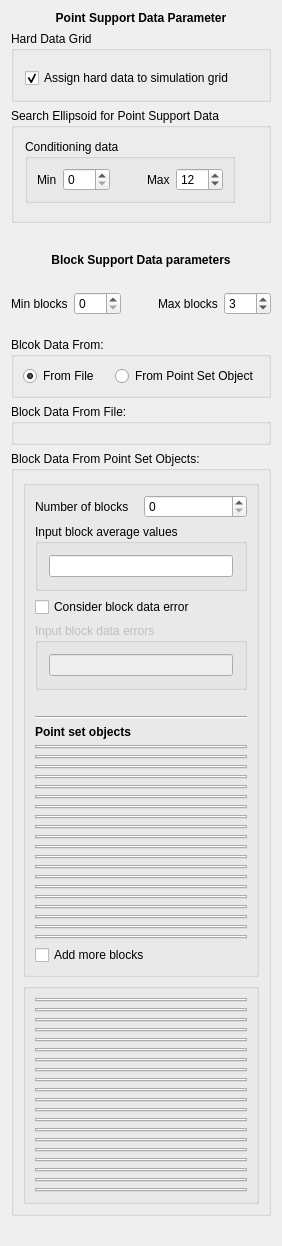
     <widget class="QWidget" name="tab2">
      <attribute name="title">
       <string>Data</string>
      </attribute>
      <layout class="QVBoxLayout" name="verticalLayout_2">
       <item>
        <widget class="QLabel" name="textLabel1">
         <property name="font">
          <font>
           <weight>75</weight>
           <bold>true</bold>
          </font>
         </property>
         <property name="text">
          <string>Point Support Data Parameter</string>
         </property>
         <property name="alignment">
          <set>Qt::AlignCenter</set>
         </property>
         <property name="wordWrap">
          <bool>false</bool>
         </property>
        </widget>
       </item>
       <item>
        <widget class="Q3GroupBox" name="GroupBox3">
         <property name="title">
          <string>Hard Data Grid</string>
         </property>
         <layout class="QVBoxLayout">
          <property name="spacing">
           <number>6</number>
          </property>
          <property name="margin">
           <number>11</number>
          </property>
          <item>
           <widget class="PropertySelector" name="Hard_Data"/>
          </item>
          <item>
           <widget class="QCheckBox" name="Assign_Hard_Data">
            <property name="enabled">
             <bool>true</bool>
            </property>
            <property name="text">
             <string>Assign hard data to simulation grid</string>
            </property>
            <property name="checked">
             <bool>true</bool>
            </property>
           </widget>
          </item>
         </layout>
        </widget>
       </item>
       <item>
        <widget class="Q3GroupBox" name="GroupBox9">
         <property name="sizePolicy">
          <sizepolicy hsizetype="Preferred" vsizetype="Fixed">
           <horstretch>0</horstretch>
           <verstretch>0</verstretch>
          </sizepolicy>
         </property>
         <property name="title">
          <string>Search Ellipsoid for Point Support Data</string>
         </property>
         <layout class="QGridLayout">
          <property name="margin">
           <number>11</number>
          </property>
          <property name="spacing">
           <number>6</number>
          </property>
          <item row="1" column="0" colspan="2">
           <widget class="EllipsoidInput" name="Search_Ellipsoid_Point">
            <property name="title" stdset="0">
             <string/>
            </property>
           </widget>
          </item>
          <item row="0" column="0">
           <widget class="Q3GroupBox" name="groupBox5">
            <property name="title">
             <string>Conditioning data</string>
            </property>
            <property name="frameShape">
             <enum>Q3GroupBox::LineEditPanel</enum>
            </property>
            <layout class="QGridLayout">
             <item row="0" column="0">
              <layout class="QHBoxLayout">
               <item>
                <widget class="QLabel" name="TextLabel2_2_2_2_3">
                 <property name="text">
                  <string>Min</string>
                 </property>
                 <property name="wordWrap">
                  <bool>false</bool>
                 </property>
                </widget>
               </item>
               <item>
                <widget class="QSpinBox" name="Min_Conditioning_Data_Point">
                 <property name="minimum">
                  <number>0</number>
                 </property>
                 <property name="maximum">
                  <number>200</number>
                 </property>
                 <property name="value">
                  <number>0</number>
                 </property>
                </widget>
               </item>
               <item>
                <spacer name="spacer3">
                 <property name="orientation">
                  <enum>Qt::Horizontal</enum>
                 </property>
                 <property name="sizeType">
                  <enum>QSizePolicy::Minimum</enum>
                 </property>
                 <property name="sizeHint" stdset="0">
                  <size>
                   <width>31</width>
                   <height>20</height>
                  </size>
                 </property>
                </spacer>
               </item>
               <item>
                <widget class="QLabel" name="TextLabel2_2_2_2_3_2_2_2">
                 <property name="text">
                  <string>Max</string>
                 </property>
                 <property name="wordWrap">
                  <bool>false</bool>
                 </property>
                </widget>
               </item>
               <item>
                <widget class="QSpinBox" name="Max_Conditioning_Data_Point">
                 <property name="minimum">
                  <number>0</number>
                 </property>
                 <property name="maximum">
                  <number>200</number>
                 </property>
                 <property name="value">
                  <number>12</number>
                 </property>
                </widget>
               </item>
              </layout>
             </item>
            </layout>
           </widget>
          </item>
         </layout>
        </widget>
       </item>
       <item>
        <spacer name="spacer17">
         <property name="orientation">
          <enum>Qt::Vertical</enum>
         </property>
         <property name="sizeType">
          <enum>QSizePolicy::Fixed</enum>
         </property>
         <property name="sizeHint" stdset="0">
          <size>
           <width>20</width>
           <height>20</height>
          </size>
         </property>
        </spacer>
       </item>
       <item>
        <layout class="QHBoxLayout">
         <item>
          <spacer name="spacer20">
           <property name="orientation">
            <enum>Qt::Horizontal</enum>
           </property>
           <property name="sizeType">
            <enum>QSizePolicy::Fixed</enum>
           </property>
           <property name="sizeHint" stdset="0">
            <size>
             <width>20</width>
             <height>20</height>
            </size>
           </property>
          </spacer>
         </item>
         <item>
          <widget class="QLabel" name="block_label">
           <property name="font">
            <font>
             <weight>75</weight>
             <bold>true</bold>
            </font>
           </property>
           <property name="text">
            <string>Block Support Data parameters</string>
           </property>
           <property name="alignment">
            <set>Qt::AlignCenter</set>
           </property>
           <property name="wordWrap">
            <bool>false</bool>
           </property>
          </widget>
         </item>
         <item>
          <spacer name="spacer18">
           <property name="orientation">
            <enum>Qt::Horizontal</enum>
           </property>
           <property name="sizeType">
            <enum>QSizePolicy::Fixed</enum>
           </property>
           <property name="sizeHint" stdset="0">
            <size>
             <width>20</width>
             <height>21</height>
            </size>
           </property>
          </spacer>
         </item>
        </layout>
       </item>
       <item>
        <spacer name="spacer19_2_2_2">
         <property name="orientation">
          <enum>Qt::Vertical</enum>
         </property>
         <property name="sizeType">
          <enum>QSizePolicy::Fixed</enum>
         </property>
         <property name="sizeHint" stdset="0">
          <size>
           <width>20</width>
           <height>16</height>
          </size>
         </property>
        </spacer>
       </item>
       <item>
        <layout class="QHBoxLayout">
         <item>
          <widget class="QLabel" name="TextLabel2_2_2_2_3_2_2_3">
           <property name="text">
            <string>Min blocks</string>
           </property>
           <property name="wordWrap">
            <bool>false</bool>
           </property>
          </widget>
         </item>
         <item>
          <widget class="QSpinBox" name="Min_Conditioning_Data_Block">
           <property name="minimum">
            <number>0</number>
           </property>
           <property name="maximum">
            <number>200</number>
           </property>
           <property name="value">
            <number>0</number>
           </property>
          </widget>
         </item>
         <item>
          <spacer name="spacer3_2_2_2">
           <property name="orientation">
            <enum>Qt::Horizontal</enum>
           </property>
           <property name="sizeType">
            <enum>QSizePolicy::Minimum</enum>
           </property>
           <property name="sizeHint" stdset="0">
            <size>
             <width>31</width>
             <height>20</height>
            </size>
           </property>
          </spacer>
         </item>
         <item>
          <widget class="QLabel" name="TextLabel2_2_2_2_3_2_2_2_3_2">
           <property name="text">
            <string>Max blocks</string>
           </property>
           <property name="wordWrap">
            <bool>false</bool>
           </property>
          </widget>
         </item>
         <item>
          <widget class="QSpinBox" name="Max_Conditioning_Data_Block">
           <property name="minimum">
            <number>0</number>
           </property>
           <property name="maximum">
            <number>200</number>
           </property>
           <property name="value">
            <number>3</number>
           </property>
          </widget>
         </item>
        </layout>
       </item>
       <item>
        <spacer name="spacer19_2_2">
         <property name="orientation">
          <enum>Qt::Vertical</enum>
         </property>
         <property name="sizeType">
          <enum>QSizePolicy::Fixed</enum>
         </property>
         <property name="sizeHint" stdset="0">
          <size>
           <width>20</width>
           <height>16</height>
          </size>
         </property>
        </spacer>
       </item>
       <item>
        <widget class="Q3ButtonGroup" name="BlockDataSelectBox">
         <property name="title">
          <string>Blcok Data From:</string>
         </property>
         <layout class="QHBoxLayout">
          <item>
           <widget class="QRadioButton" name="Block_From_File">
            <property name="text">
             <string>From File</string>
            </property>
            <property name="checked">
             <bool>true</bool>
            </property>
           </widget>
          </item>
          <item>
           <widget class="QRadioButton" name="Block_From_Pset">
            <property name="text">
             <string>From Point Set Object</string>
            </property>
           </widget>
          </item>
         </layout>
        </widget>
       </item>
       <item>
        <widget class="GsTLGroupBox" name="BlockDataFileBox">
         <property name="title">
          <string>Block Data From File:</string>
         </property>
         <property name="keyword" stdset="0">
          <string>Block_From_File</string>
         </property>
         <layout class="QVBoxLayout">
          <item>
           <widget class="FileChooser" name="Block_Data_File"/>
          </item>
         </layout>
        </widget>
       </item>
       <item>
        <widget class="GsTLGroupBox" name="ObjectsBoxAll">
         <property name="title">
          <string>Block Data From Point Set Objects:</string>
         </property>
         <property name="keyword" stdset="0">
          <string>Block_From_Pset</string>
         </property>
         <property name="displayed" stdset="0">
          <bool>false</bool>
         </property>
         <property name="activated" stdset="0">
          <bool>true</bool>
         </property>
         <layout class="QVBoxLayout">
          <item>
           <widget class="GsTLGroupBox" name="ObjectsBox1">
            <property name="title">
             <string/>
            </property>
            <property name="keyword" stdset="0">
             <string>ObjectRadioButton</string>
            </property>
            <property name="displayed" stdset="0">
             <bool>true</bool>
            </property>
            <property name="activated" stdset="0">
             <bool>true</bool>
            </property>
            <layout class="QVBoxLayout">
             <item>
              <layout class="QHBoxLayout">
               <item>
                <widget class="QLabel" name="TextLabel1_6_3">
                 <property name="text">
                  <string>Number of blocks</string>
                 </property>
                 <property name="wordWrap">
                  <bool>false</bool>
                 </property>
                </widget>
               </item>
               <item>
                <widget class="QSpinBox" name="Number_of_Blocks"/>
               </item>
              </layout>
             </item>
             <item>
              <widget class="Q3GroupBox" name="GroupBox4">
               <property name="title">
                <string>Input block average values</string>
               </property>
               <layout class="QHBoxLayout">
                <property name="spacing">
                 <number>6</number>
                </property>
                <property name="margin">
                 <number>11</number>
                </property>
                <item>
                 <widget class="QLineEdit" name="Block_Average_Values">
                  <property name="toolTip">
                   <string>enter values separated by a space</string>
                  </property>
                 </widget>
                </item>
               </layout>
              </widget>
             </item>
             <item>
              <widget class="QCheckBox" name="Consider_Block_Error">
               <property name="text">
                <string>Consider block data error</string>
               </property>
              </widget>
             </item>
             <item>
              <widget class="Q3GroupBox" name="BlockErrorBox">
               <property name="enabled">
                <bool>false</bool>
               </property>
               <property name="title">
                <string>Input block data errors</string>
               </property>
               <layout class="QHBoxLayout">
                <property name="spacing">
                 <number>6</number>
                </property>
                <property name="margin">
                 <number>11</number>
                </property>
                <item>
                 <widget class="QLineEdit" name="Block_Error_Variance">
                  <property name="toolTip">
                   <string/>
                  </property>
                 </widget>
                </item>
               </layout>
              </widget>
             </item>
             <item>
              <spacer name="spacer33_3_3_2">
               <property name="orientation">
                <enum>Qt::Vertical</enum>
               </property>
               <property name="sizeType">
                <enum>QSizePolicy::Expanding</enum>
               </property>
               <property name="sizeHint" stdset="0">
                <size>
                 <width>20</width>
                 <height>20</height>
                </size>
               </property>
              </spacer>
             </item>
             <item>
              <widget class="Line" name="line1">
               <property name="frameShape">
                <enum>QFrame::HLine</enum>
               </property>
               <property name="frameShadow">
                <enum>QFrame::Sunken</enum>
               </property>
              </widget>
             </item>
             <item>
              <widget class="QLabel" name="textLabel1_4">
               <property name="text">
                <string>&lt;b&gt;Point set objects&lt;/b&gt;</string>
               </property>
               <property name="wordWrap">
                <bool>false</bool>
               </property>
              </widget>
             </item>
             <item>
              <widget class="GridSelector" name="Block_Grid_0"/>
             </item>
             <item>
              <widget class="GridSelector" name="Block_Grid_1"/>
             </item>
             <item>
              <widget class="GridSelector" name="Block_Grid_2"/>
             </item>
             <item>
              <widget class="GridSelector" name="Block_Grid_3"/>
             </item>
             <item>
              <widget class="GridSelector" name="Block_Grid_4"/>
             </item>
             <item>
              <widget class="GridSelector" name="Block_Grid_5"/>
             </item>
             <item>
              <widget class="GridSelector" name="Block_Grid_6"/>
             </item>
             <item>
              <widget class="GridSelector" name="Block_Grid_7"/>
             </item>
             <item>
              <widget class="GridSelector" name="Block_Grid_8"/>
             </item>
             <item>
              <widget class="GridSelector" name="Block_Grid_9"/>
             </item>
             <item>
              <widget class="GridSelector" name="Block_Grid_10"/>
             </item>
             <item>
              <widget class="GridSelector" name="Block_Grid_11"/>
             </item>
             <item>
              <widget class="GridSelector" name="Block_Grid_12"/>
             </item>
             <item>
              <widget class="GridSelector" name="Block_Grid_13"/>
             </item>
             <item>
              <widget class="GridSelector" name="Block_Grid_14"/>
             </item>
             <item>
              <widget class="GridSelector" name="Block_Grid_15"/>
             </item>
             <item>
              <widget class="GridSelector" name="Block_Grid_16"/>
             </item>
             <item>
              <widget class="GridSelector" name="Block_Grid_17"/>
             </item>
             <item>
              <widget class="GridSelector" name="Block_Grid_18"/>
             </item>
             <item>
              <widget class="GridSelector" name="Block_Grid_19"/>
             </item>
             <item>
              <widget class="QCheckBox" name="AddMoreBlock">
               <property name="text">
                <string>Add more blocks</string>
               </property>
              </widget>
             </item>
            </layout>
           </widget>
          </item>
          <item>
           <widget class="GsTLGroupBox" name="ObjectsBox2">
            <property name="title">
             <string/>
            </property>
            <property name="keyword" stdset="0">
             <string>AddMoreBlock2</string>
            </property>
            <property name="displayed" stdset="0">
             <bool>false</bool>
            </property>
            <property name="activated" stdset="0">
             <bool>true</bool>
            </property>
            <layout class="QVBoxLayout">
             <item>
              <widget class="GridSelector" name="Block_Grid_20"/>
             </item>
             <item>
              <widget class="GridSelector" name="Block_Grid_21"/>
             </item>
             <item>
              <widget class="GridSelector" name="Block_Grid_22"/>
             </item>
             <item>
              <widget class="GridSelector" name="Block_Grid_23"/>
             </item>
             <item>
              <widget class="GridSelector" name="Block_Grid_24"/>
             </item>
             <item>
              <widget class="GridSelector" name="Block_Grid_25"/>
             </item>
             <item>
              <widget class="GridSelector" name="Block_Grid_26"/>
             </item>
             <item>
              <widget class="GridSelector" name="Block_Grid_27"/>
             </item>
             <item>
              <widget class="GridSelector" name="Block_Grid_28"/>
             </item>
             <item>
              <widget class="GridSelector" name="Block_Grid_29"/>
             </item>
             <item>
              <widget class="GridSelector" name="Block_Grid_30"/>
             </item>
             <item>
              <widget class="GridSelector" name="Block_Grid_31"/>
             </item>
             <item>
              <widget class="GridSelector" name="Block_Grid_32"/>
             </item>
             <item>
              <widget class="GridSelector" name="Block_Grid_33"/>
             </item>
             <item>
              <widget class="GridSelector" name="Block_Grid_34"/>
             </item>
             <item>
              <widget class="GridSelector" name="Block_Grid_35"/>
             </item>
             <item>
              <widget class="GridSelector" name="Block_Grid_36"/>
             </item>
             <item>
              <widget class="GridSelector" name="Block_Grid_37"/>
             </item>
             <item>
              <widget class="GridSelector" name="Block_Grid_38"/>
             </item>
             <item>
              <widget class="GridSelector" name="Block_Grid_39"/>
             </item>
            </layout>
           </widget>
          </item>
         </layout>
        </widget>
       </item>
       <item>
        <spacer name="spacer33_3_2_2_2">
         <property name="orientation">
          <enum>Qt::Vertical</enum>
         </property>
         <property name="sizeType">
          <enum>QSizePolicy::Expanding</enum>
         </property>
         <property name="sizeHint" stdset="0">
          <size>
           <width>20</width>
           <height>19</height>
          </size>
         </property>
        </spacer>
       </item>
      </layout>
     </widget>
